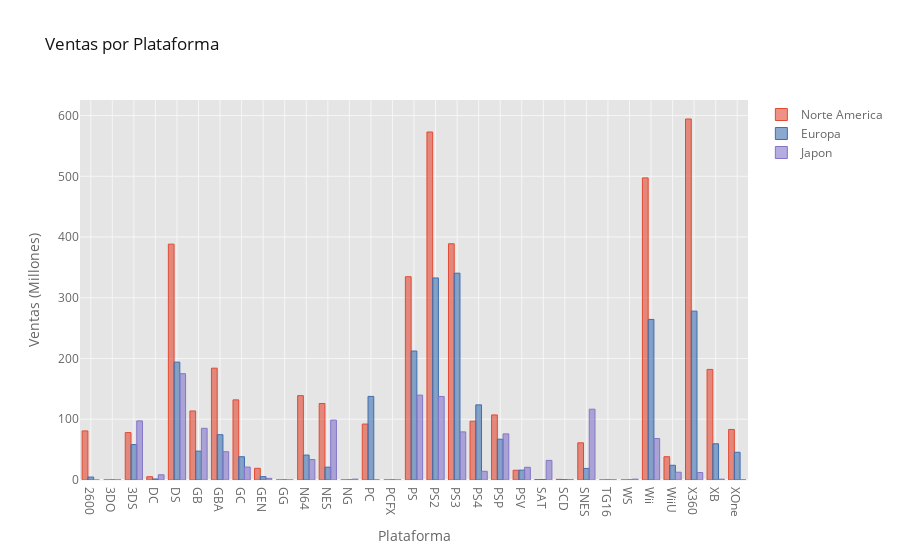

Here is the notebook cell this chart was saved with:
### Code cell
#Ventas por Plataforma
sales_by_platform.iplot(kind='bar',xTitle='Plataforma',yTitle='Ventas (Millones)',title='Ventas por Plataforma ')

### Figure 1 — Plotly figure (JSON) as saved in the notebook; plotly's stock layout.template omitted (floating-point values rounded to 4 significant figures)
{"data": [{"marker": {"color": "rgba(226, 74, 51, 0.6)", "line": {"color": "rgba(226, 74, 51, 1.0)", "width": 1}}, "name": "Norte America", "orientation": "v", "text": "", "type": "bar", "x": [2600, "3DO", "3DS", "DC", "DS", "GB", "GBA", "GC", "GEN", "GG", "N64", "NES", "NG", "PC", "PCFX", "PS", "PS2", "PS3", "PS4", "PSP", "PSV", "SAT", "SCD", "SNES", "TG16", "WS", "Wii", "WiiU", "X360", "XB", "XOne"], "y": [80.78, 0, 78.03, 5.43, 388.3, 113.6, 184.1, 131.9, 19.27, 0, 138.9, 125.9, 0, 92.1, 0, 334.7, 572.9, 388.9, 96.8, 107.1, 16.07, 0.72, 1, 61.23, 0, 0, 497.4, 38.32, 594.3, 182.1, 83.19]}, {"marker": {"color": "rgba(62, 111, 176, 0.6)", "line": {"color": "rgba(62, 111, 176, 1.0)", "width": 1}}, "name": "Europa", "orientation": "v", "text": "", "type": "bar", "x": [2600, "3DO", "3DS", "DC", "DS", "GB", "GBA", "GC", "GEN", "GG", "N64", "NES", "NG", "PC", "PCFX", "PS", "PS2", "PS3", "PS4", "PSP", "PSV", "SAT", "SCD", "SNES", "TG16", "WS", "Wii", "WiiU", "X360", "XB", "XOne"], "y": [4.86, 0, 58.3, 1.69, 194.1, 47.51, 74.59, 38.32, 5.52, 0, 41.03, 21.15, 0, 137.6, 0, 212.4, 332.6, 340.5, 123.7, 67.16, 16.27, 0.54, 0.36, 19.04, 0, 0, 264.4, 24.23, 278.0, 59.65, 45.65]}, {"marker": {"color": "rgba(132, 118, 202, 0.6)", "line": {"color": "rgba(132, 118, 202, 1.0)", "width": 1}}, "name": "Japon", "orientation": "v", "text": "", "type": "bar", "x": [2600, "3DO", "3DS", "DC", "DS", "GB", "GBA", "GC", "GEN", "GG", "N64", "NES", "NG", "PC", "PCFX", "PS", "PS2", "PS3", "PS4", "PSP", "PSV", "SAT", "SCD", "SNES", "TG16", "WS", "Wii", "WiiU", "X360", "XB", "XOne"], "y": [0, 0.1, 97.3, 8.56, 175.0, 85.12, 46.56, 21.34, 2.67, 0.04, 33.76, 98.65, 1.44, 0.17, 0.03, 139.8, 137.6, 79.21, 14.3, 75.89, 20.89, 32.26, 0.45, 116.5, 0.16, 1.42, 68.28, 12.79, 12.3, 1.38, 0.34]}], "layout": {"autosize": true, "legend": {"bgcolor": "#FFFFFF", "font": {"color": "#666666"}}, "paper_bgcolor": "#FFFFFF", "plot_bgcolor": "#E5E5E5", "title": {"font": {"color": "#151516"}, "text": "Ventas por Plataforma "}, "xaxis": {"autorange": true, "gridcolor": "#F6F6F6", "range": [-0.5, 30.5], "showgrid": true, "tickfont": {"color": "#666666"}, "title": {"font": {"color": "#666666"}, "text": "Plataforma"}, "type": "category", "zerolinecolor": "#F6F6F6"}, "yaxis": {"autorange": true, "gridcolor": "#F6F6F6", "range": [0, 625.6], "showgrid": true, "tickfont": {"color": "#666666"}, "title": {"font": {"color": "#666666"}, "text": "Ventas (Millones)"}, "type": "linear", "zerolinecolor": "#F6F6F6"}}}
